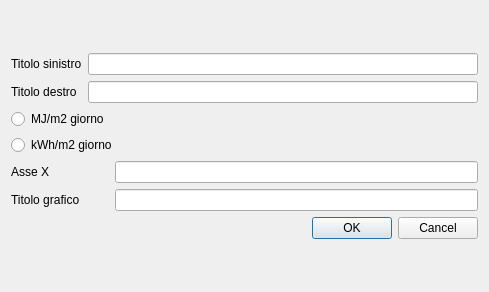
<?xml version="1.0" encoding="UTF-8"?>
<ui version="4.0">
 <class>Settings</class>
 <widget class="QDialog" name="Settings">
  <property name="geometry">
   <rect>
    <x>0</x>
    <y>0</y>
    <width>489</width>
    <height>292</height>
   </rect>
  </property>
  <property name="windowTitle">
   <string>Impostazioni grafico</string>
  </property>
  <layout class="QVBoxLayout" name="verticalLayout">
   <item>
    <layout class="QGridLayout" name="gridLayout">
     <item row="0" column="0">
      <widget class="QLabel" name="label">
       <property name="text">
        <string>Titolo sinistro</string>
       </property>
      </widget>
     </item>
     <item row="0" column="1" colspan="2">
      <widget class="QLineEdit" name="lineAsseY"/>
     </item>
     <item row="1" column="0">
      <widget class="QLabel" name="label_4">
       <property name="text">
        <string>Titolo destro</string>
       </property>
      </widget>
     </item>
     <item row="1" column="1" colspan="2">
      <widget class="QLineEdit" name="lineAsseYRight"/>
     </item>
     <item row="2" column="0" colspan="2">
      <widget class="QRadioButton" name="radioMJ">
       <property name="text">
        <string>MJ/m2 giorno</string>
       </property>
      </widget>
     </item>
     <item row="3" column="0" colspan="3">
      <widget class="QRadioButton" name="radiokWh">
       <property name="text">
        <string>kWh/m2 giorno</string>
       </property>
      </widget>
     </item>
     <item row="4" column="0">
      <widget class="QLabel" name="label_2">
       <property name="text">
        <string>Asse X</string>
       </property>
      </widget>
     </item>
     <item row="4" column="2">
      <widget class="QLineEdit" name="lineAsseX"/>
     </item>
     <item row="5" column="0">
      <widget class="QLabel" name="label_3">
       <property name="text">
        <string>Titolo grafico</string>
       </property>
      </widget>
     </item>
     <item row="5" column="2">
      <widget class="QLineEdit" name="lineTitolo"/>
     </item>
     <item row="6" column="0" colspan="3">
      <widget class="QDialogButtonBox" name="buttonBox">
       <property name="orientation">
        <enum>Qt::Horizontal</enum>
       </property>
       <property name="standardButtons">
        <set>QDialogButtonBox::Cancel|QDialogButtonBox::Ok</set>
       </property>
      </widget>
     </item>
    </layout>
   </item>
  </layout>
 </widget>
 <resources/>
 <connections>
  <connection>
   <sender>buttonBox</sender>
   <signal>accepted()</signal>
   <receiver>Settings</receiver>
   <slot>accept()</slot>
   <hints>
    <hint type="sourcelabel">
     <x>248</x>
     <y>254</y>
    </hint>
    <hint type="destinationlabel">
     <x>157</x>
     <y>274</y>
    </hint>
   </hints>
  </connection>
  <connection>
   <sender>buttonBox</sender>
   <signal>rejected()</signal>
   <receiver>Settings</receiver>
   <slot>reject()</slot>
   <hints>
    <hint type="sourcelabel">
     <x>316</x>
     <y>260</y>
    </hint>
    <hint type="destinationlabel">
     <x>286</x>
     <y>274</y>
    </hint>
   </hints>
  </connection>
 </connections>
</ui>
